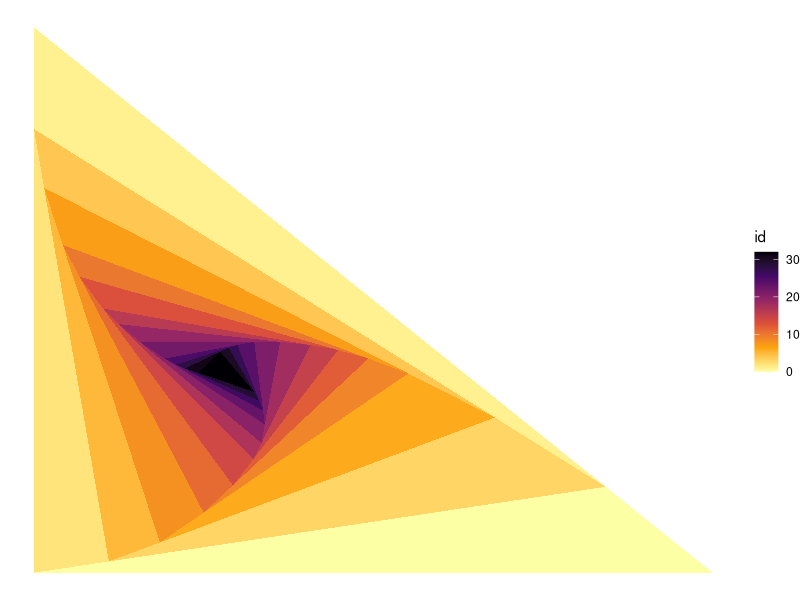
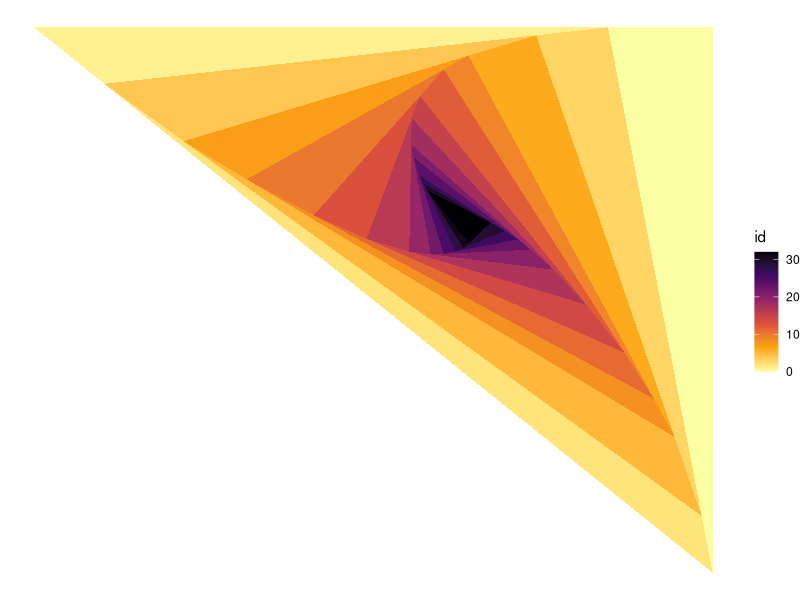
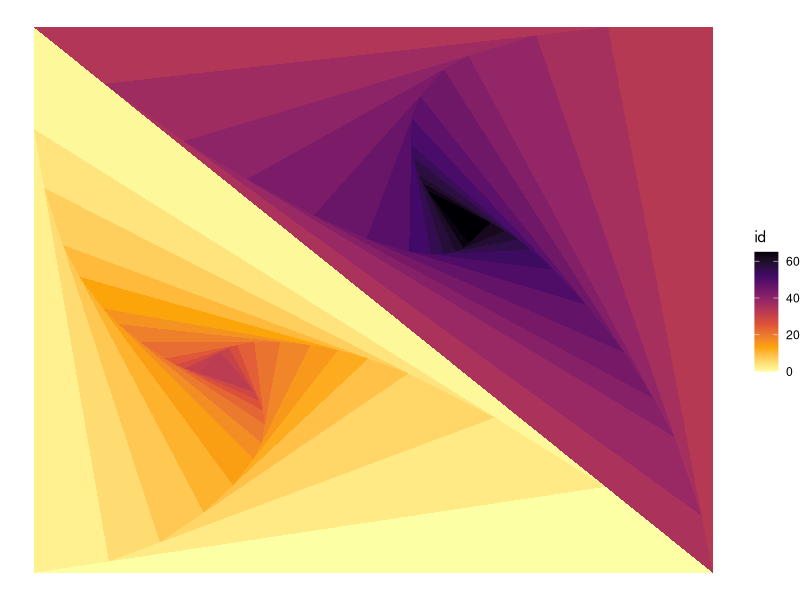
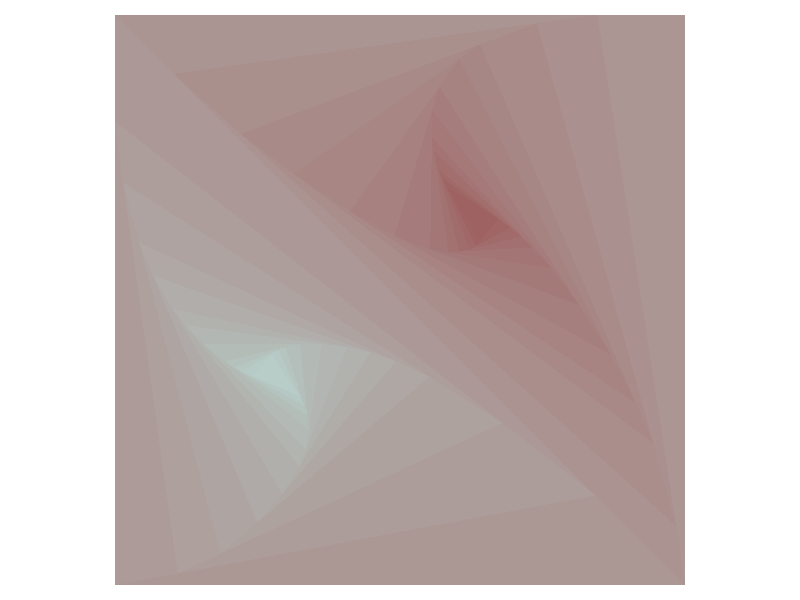
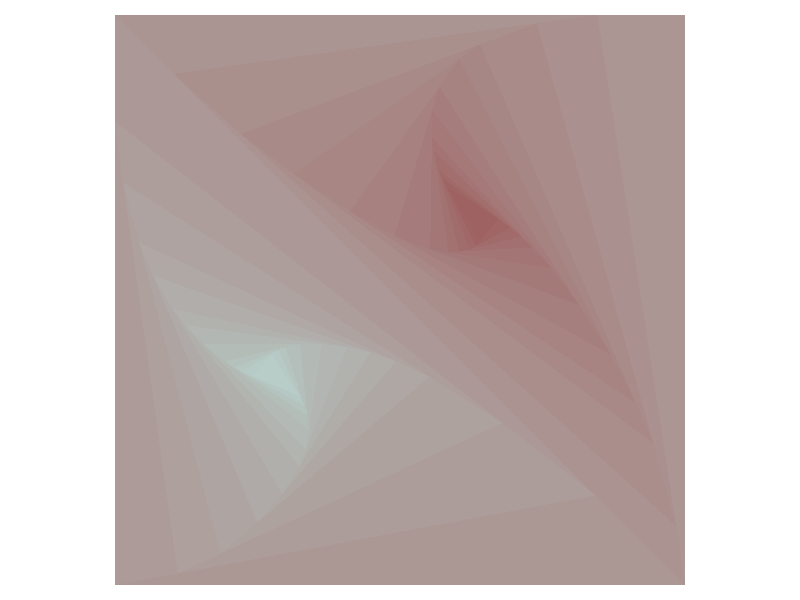

R code for these plots, in order:
# triangle subdivision
# libraries ----
library(data.table)
library(ggplot2)

# functions ----
#' Find random point between two points
#'
#' @param p1 (x,y) coordinates of the first point
#' @param p2 (x,y) coordinates of the second point
#' @param lower lower limit
#' @param upper upper limit
#'
#' @return
#' @export
#'
#' @examples
random_point_between_points <- function(p1 = c(0, 0), p2 = c(1, 0), lower = .8, upper = .9)
{
    # i wanna hit point that is between lower% and upper% of total distance between given points
    boundsX <- c(min(p1[1], p2[1]), max(p1[1], p2[1]))
    newBoundsX <- c(boundsX[1] + lower * (boundsX[2]-boundsX[1]), boundsX[1] + upper * (boundsX[2]-boundsX[1]))
    boundsY <- c(min(p1[2], p2[2]), max(p1[2], p2[2]))
    newBoundsY <- c(boundsY[1] + lower * (boundsY[2]-boundsY[1]), boundsY[1] + upper * (boundsY[2]-boundsY[1]))
    
    if (p1[1] == p2[1])
    {
        randomX <- p1[1]
        notSoRandomY <- runif(n = 1, min = newBoundsY[1], max = newBoundsY[2])
    } else 
    {
        a <- (p2[2] - p1[2]) / (p2[1] - p1[1])
        b <- p1[2] - a * p1[1]    
        
        randomX <- runif(n = 1, min = newBoundsX[1], max = newBoundsX[2])
        notSoRandomY <- a * randomX + b
    }
    c(randomX, notSoRandomY)
}

#' Calculate distance between two points
#'
#' @param p1 (x,y) coordinates of the first point
#' @param p2 (x,y) coordinates of the second point
#'
#' @return
#' @export
#'
#' @examples
dist_between_points <- function(p1, p2)
{
    sqrt((p1[1]-p2[1])^2 + (p1[2]-p1[2])^2)
}

#' Simple function that basically gets specific columns from given row
#'
#' @param triangleData data.table with x and y columns
#' @param whichPoint which row 
#'
#' @return
#' @export
#'
#' @examples
get_point_from_triangle <- function(triangleData, whichPoint = 3)
{
    c(triangleData$x[whichPoint], triangleData$y[whichPoint])
}

# create data ----
# base triangle
triangFinData <- data.table(x = c(0, 1, 0), y = c(0, 0, 1), id = 0)

# copy base triangle as last triangle and establish number of iterations
lastTriangle <- copy(triangFinData)
n <- 32
for (i in 1:n)
{
    # new triangle would be: 
    # random point between second and third point from last triangle ... 
    
    # get second point of the last triangle
    p12 <- get_point_from_triangle(lastTriangle, 2)
    # get last point of previous triangle
    p13 <- get_point_from_triangle(lastTriangle, 3)
    # get random point from line connecting second point and last point ... 
    np11 <- random_point_between_points(p1 = p12, p2 = p13)
    
    # ... and its mirror image
    np11mirror <- p13 - (np11 - p12)
    
    # the one i want its closer to p12
    dist1112 <- dist_between_points(p12, np11)
    dist11mirror12 <- dist_between_points(p12, np11mirror)
    
    if (dist11mirror12 < dist1112) np11 <- np11mirror
    
    # ... and third and first point from the last triangle
    # get first point of the last triangle
    p11 <- get_point_from_triangle(lastTriangle, 1)
    
    # create new triangle
    thisTriangle <- data.table(x = c(np11[1], p13[1], p11[1]), y = c(np11[2], p13[2], p11[2]), id = i)
    
    # add data to existing set
    triangFinData <- rbind(triangFinData, thisTriangle)
    lastTriangle <- copy(thisTriangle)
}

# lets see what we've accomplished
ggplot(data = triangFinData, aes(x = x, y = y, group = id, fill = id)) + 
    geom_polygon() +
    scale_fill_viridis_c(option = "B", direction = -1) + theme_void()

# the same way create opposite triangle
oppositeTriangles <- data.table(x = c(1, 1, 0), y = c(0, 1, 1), id = 0)
lastOppTriangle <- copy(oppositeTriangles)
for (i in 1:n)
{
    # new triangle would be: 
    # random point between second and third point from last triangle ... 
    
    # get second point of the last triangle
    p12 <- get_point_from_triangle(lastOppTriangle, 2)
    # get last point of previous triangle
    p13 <- get_point_from_triangle(lastOppTriangle, 3)
    # get random point from line connecting second point and last point ... 
    np11 <- random_point_between_points(p1 = p12, p2 = p13)
    
    # ... and its mirror image
    np11mirror <- p13 - (np11 - p12)
    
    # the one i want its closer to p12
    dist1112 <- dist_between_points(p12, np11)
    dist11mirror12 <- dist_between_points(p12, np11mirror)
    
    if (dist11mirror12 < dist1112) np11 <- np11mirror
    
    # ... and third and first point from the last triangle
    # get first point of the last triangle
    p11 <- get_point_from_triangle(lastOppTriangle, 1)
    
    # create new triangle
    thisTriangle <- data.table(x = c(np11[1], p13[1], p11[1]), y = c(np11[2], p13[2], p11[2]), id = i)
    
    # add data to existing set
    oppositeTriangles <- rbind(oppositeTriangles, thisTriangle)
    lastOppTriangle <- copy(thisTriangle)
}

# check out the results
ggplot(data = oppositeTriangles, aes(x = x, y = y, group = id, fill = id)) + 
    geom_polygon() +
    scale_fill_viridis_c(option = "B", direction = -1) + theme_void()

# combine two set in one object and check out the result
twoRealms <- rbind(
    triangFinData[,.(x, y, id)],
    oppositeTriangles[,.(x, y, id = id + n + 1)]
)

ggplot(data = twoRealms, aes(x = x, y = y, group = id, fill = id)) + 
    geom_polygon() +
    scale_fill_viridis_c(option = "B", direction = -1) + theme_void()

# draw up a pallette 
myColors <- colorRampPalette(colors = c("#b8cdc8", "#9f6262"))(length(unique(twoRealms$id)))
names(myColors) <- c(c(n:0), c((n+1):(2*n+1)))

ggplot(data = twoRealms, aes(x = x, y = y, group = id, fill = as.factor(id))) + 
    geom_polygon() +
    scale_fill_manual(values = myColors) +
    theme_void() + 
    theme(
        legend.position = "none", aspect.ratio = 1, 
        plot.margin = unit(rep(-10, 4), "pt")
    )

# save result ----
ggsave(filename = "results/06_triangle_subdivision.png", height = 3, width = 3, dpi = 1440)
